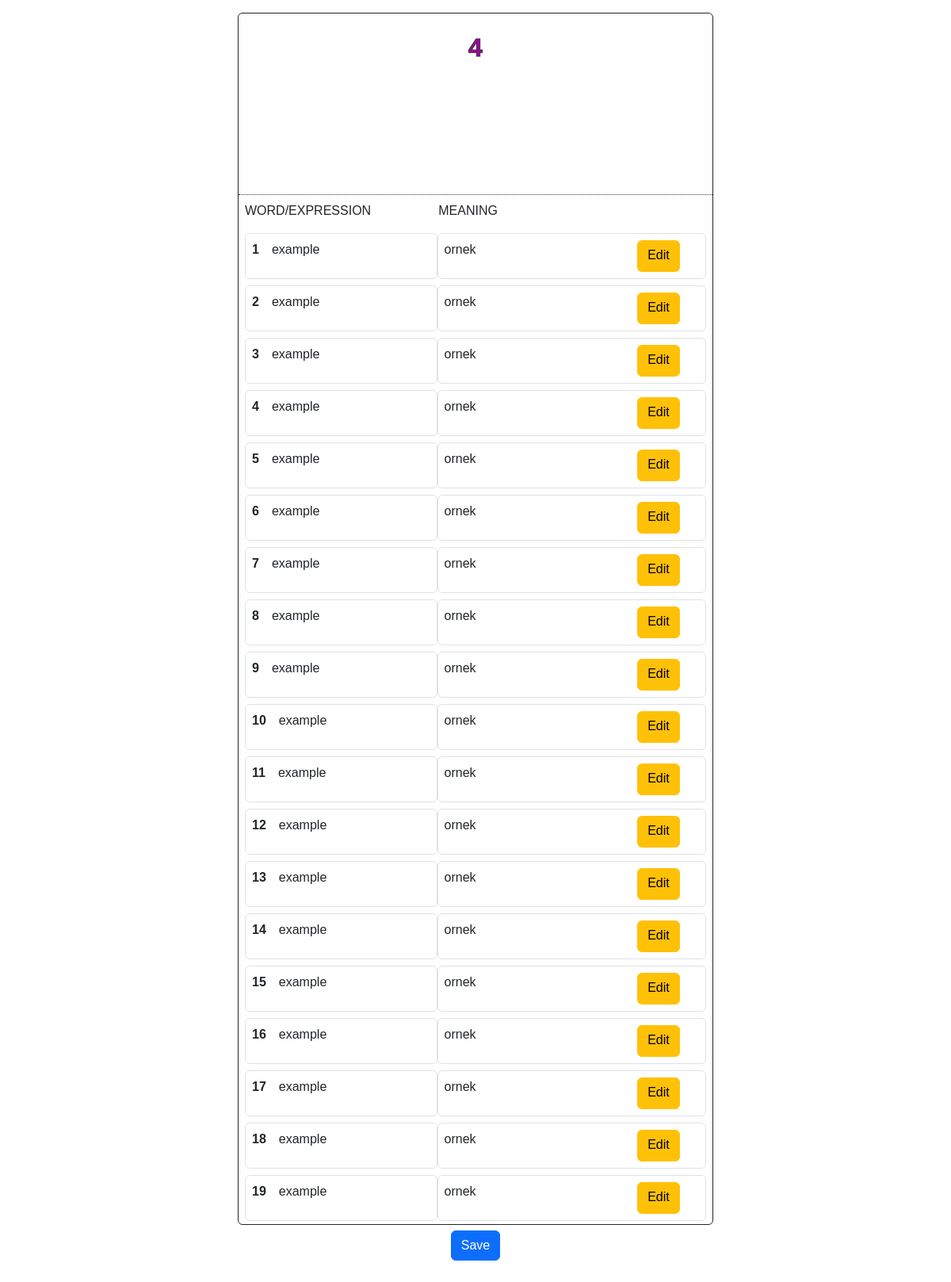
Screenshot of /recepsienen/Recep-Can-Akdemir/4 with the database file from the repository.
### book/models.py (models this page shows, shortened)
class Page(models.Model):
    number = models.IntegerField(blank=True,null=True)
    book = models.ForeignKey(Book, on_delete=models.CASCADE, null=False, related_name="book")
    edit_mode = models.BooleanField(default=True)
    first_save_done = models.BooleanField(default=False)
    finished = models.BooleanField(default=False)

class Word(models.Model):
    word = models.CharField(max_length=200, null = True)
    meaning = models.CharField(max_length=200, null=True)
    page = models.ForeignKey(Page, on_delete=models.CASCADE, null = False,  related_name="page")
    remembered = models.BooleanField()
    number = models.IntegerField(blank=True,null=True)
    repeated = models.IntegerField(blank=True, null=True)

### book/views.py (the view, shortened to what this page needs)
# urls.py: path("<str:username>/<str:book_name>/<int:page_number>", views.page_view, name="page_view")
def page_view(request,username,book_name,page_number):
    book = Book.objects.filter(link_name = book_name).first()
    page = Page.objects.filter(book = book, number = page_number).first()
    words = Word.objects.filter(page = page,remembered = False)
    words = Word.objects.filter(page = page,remembered = False)
    remembered_words = Word.objects.filter(page=page, remembered = True).order_by('-repeated')
    if len(remembered_words) == book.words_per_page:
        page.finished = True
        page.save()
    return render(request, "book/page.html",{
        "words": words,
        "page":page,
        "book":book,
        "word_amount":len(words),
        "remembered_words":remembered_words,
    })

### book/templates/book/page.html (shortened to what this page needs)
{% extends "book/layout.html" %}
{% block body %}
<div id="page-container" class="rounded">
    <div id="inner-container" class="w-50 h-100 m-auto border border-dark rounded mt-3">
        <div id="title" class="" style="color:{{book.cover_color}}">
            <div class="d-flex justify-content-center w-100 p-2">
                <h1 id ="page-title" class="text-center fs-2 fw-bold mt-3">{{page.number}}</h1>
            </div>
        </div>
        {% if page.edit_mode and page.first_save_done == False  and word_amount is not 0 %}
        <div id="all-words">
            <div class="d-flex justify-content-between">
                <div id="word-meaning-headline" class="d-flex justify-content-between">
                    <p id="word-title" class="text-end m-2">WORD/EXPRESSION</p>
                    <p id="meaning-title" class="text-center m-2">MEANING</p>
                </div>
            </div>
            {% for word in words %}
                <div id="word-meaning" class="d-flex m-2 justify-content-between rounded">
                    <div class="w-50 border d-flex rounded" >
                        <p id="word-number" class="p-2 fw-bold">{{forloop.counter}}</p>
                        <div>
                            <p class="p-2">{{word.word}}</p>
                        </div>
                    </div>
                    <div id="word-checkbox" class="border d-flex justify-content-between rounded">
                        <div class="d-flex w-50">
                            <div class="">
                                <p class="p-2 text-right">{{word.meaning}}</p>
                            </div>
                        </div>
                        <div id="checkbox-container" class="d-flex justify-content-center rounded">
                            <div id="edit-word-btn" class="btn btn-warning">Edit</div>
                        </div>
                    </div>
                </div>
            {% endfor %}
        </div>
        <div class="d-flex">
            <div class="w-100 d-flex justify-content-center">
                <div id="save-all-btn" class="btn btn-primary m-2">Save</div>
            </div>
        </div>
        {% endif %}
    </div>
</div>
{% endblock %}

### book/static/book/main.css (style rules this page uses)
body { font-family: sans-serif; overflow: hidden; height: 100vh; width: 100vw; background-color: #ffffff; }
#page-container { width: 100vw; height: 80vh; }
#title { height: 15%; border-bottom: 1px dotted #333; color: white; }
#page-title { -webkit-text-stroke: #333; -webkit-text-stroke-width: 1px; }
#word-checkbox { width: 70%; }
#checkbox-container { width: 35%; }
#all-words { height: 85%; overflow-y: auto; overflow-x:hidden; }
#edit-word-btn { margin-top: .5rem; height: 40px; }
#word-meaning-headline { width: 56%; }

### book/static/book/mobile.css (style rules this page uses)
#inner-container { width: 100vw; }
#page-container { width: 100vw !important; }
#inner-container { width: 100vw !important; }

### rows the page displays
Page: number "4"
Word: word "example", meaning "ornek"
Word: word "example", meaning "ornek"
Word: word "example", meaning "ornek"
Word: word "example", meaning "ornek"
Word: word "example", meaning "ornek"
Word: word "example", meaning "ornek"
Word: word "example", meaning "ornek"
Word: word "example", meaning "ornek"
Word: word "example", meaning "ornek"
Word: word "example", meaning "ornek"
Word: word "example", meaning "ornek"
Word: word "example", meaning "ornek"
Word: word "example", meaning "ornek"
Word: word "example", meaning "ornek"
Word: word "example", meaning "ornek"
Word: word "example", meaning "ornek"
Word: word "example", meaning "ornek"
Word: word "example", meaning "ornek"
Word: word "example", meaning "ornek"
